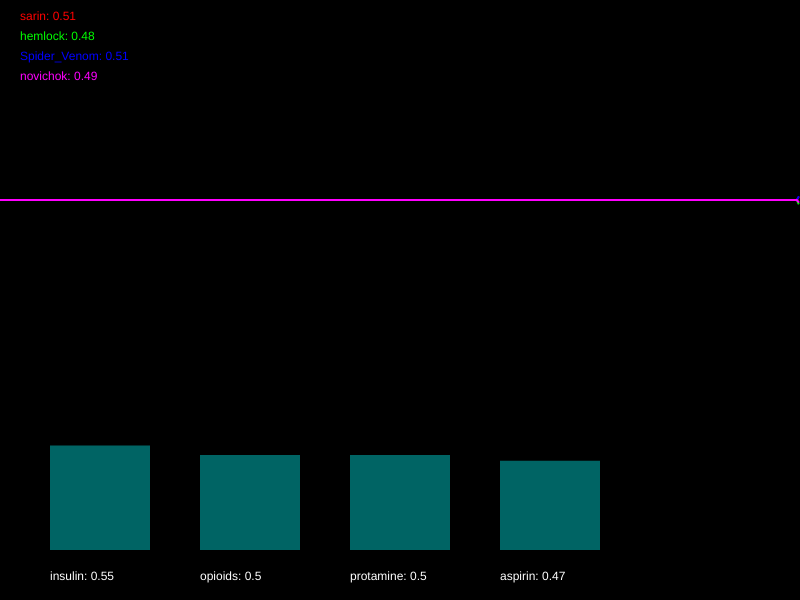
Frame 1 (no input)
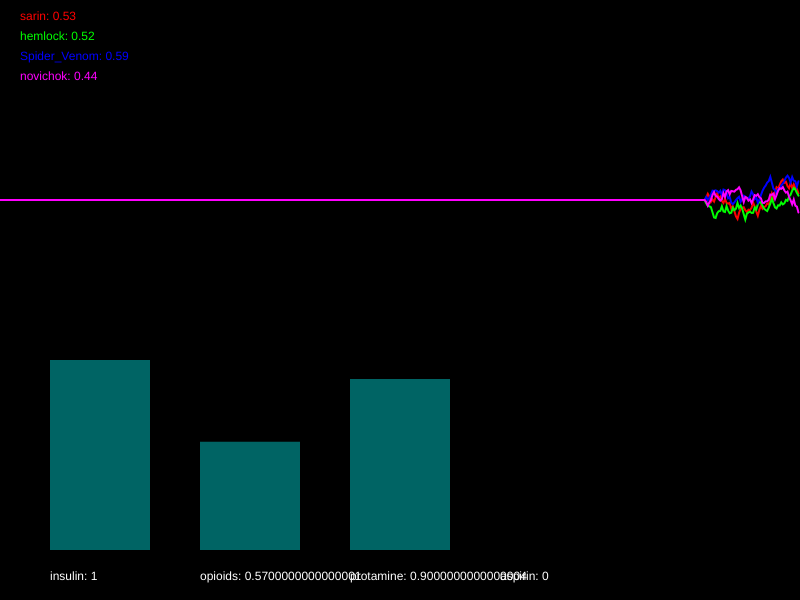
Frame 60 (no input)
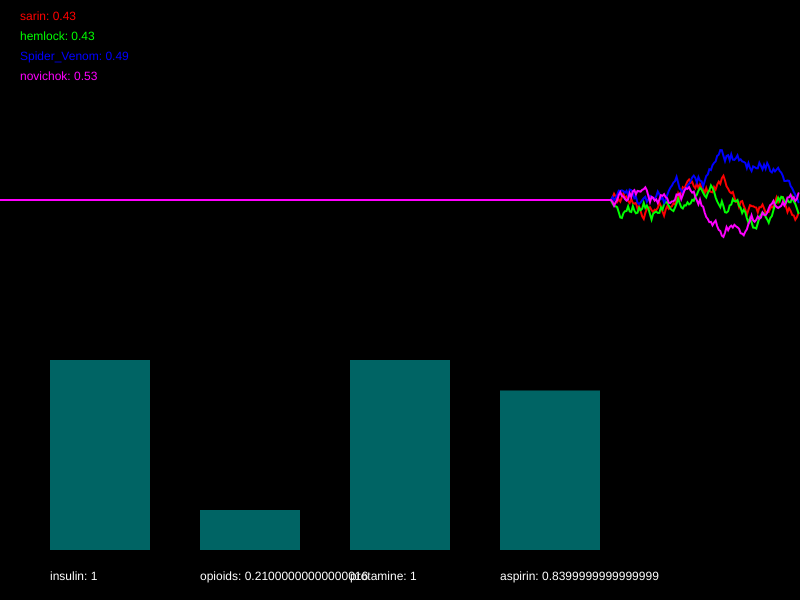
Frame 120 (the mouse pressed at the canvas centre since frame 60)

The p5.js sketch that drew these frames (run headless with seeded random() and noise() and a simulated clock; from frame 60 on, the mouse is pressed at the canvas centre):

// p5.js sketch
// ── sketch.js
/*

Officer: 3977425
CaseNum: 401-1-87323129-3977425

Case 401 - The Case of Norbert's Weiner Stand
Stage 2 - Toxic Burrito

Norbert is at it again. This time he’s set up a burrito stall and is lacing burritos with his foul toxin. The chaos is spreading. People are dropping like flies and burrito sales have fallen through the floor. To make matters worse it seems Norbert has cottoned on to our methods and has upped the complexity of his poison. You’ll find the antidote harder to develop this time. So kid, head down to the lab and get working.

You must develop the antidote by using conditional statements in the draw loop to do the following:

	- If novichok goes above 0.74 or hemlock goes above 0.54, decrease insulin by 0.05
	- If sarin goes above 0.7 or Spider_Venom goes above 0.26, increment insulin by 0.05
	- If hemlock goes above 0.39 and novichok dips below 0.35, reduce opioids by 0.04
	- If sarin goes above 0.3 and Spider_Venom dips below 0.5, increase opioids by 0.01
	- If sarin dips below 0.69 and novichok goes above 0.67, try decreasing protamine by 0.04
	- When hemlock goes above 0.5, raise protamine by 0.05
	- If Spider_Venom dips below 0.64, try decreasing aspirin by 0.03
	- If sarin dips below 0.52 and novichok dips below 0.5, try increasing aspirin by 0.05


Your conditional statements should consider the following poisons:

	- sarin
	- hemlock
	- Spider_Venom
	- novichok


Your conditional statements should modify the following antidotes:

	- insulin
	- opioids
	- protamine
	- aspirin


- There are many ways to complete this task but you should only use the following commands and operators:

	if(){}
	>
	<
	&&
	||
	+=
	-=

*/

//Declare the poison variables
var sarin;
var hemlock;
var Spider_Venom;
var novichok;


//Declare the antidote variables
var insulin;
var opioids;
var protamine;
var aspirin;


//This variable is used for drawing the graph
var graphs;


function setup()
{

	createCanvas(800,600);
	strokeWeight(2);

	//initialise the poisons and antidotes
	sarin = 0.5;
	hemlock = 0.5;
	Spider_Venom = 0.5;
	novichok = 0.5;
	insulin = 0.5;
	opioids = 0.5;
	protamine = 0.5;
	aspirin = 0.5;


	//fills the graph with empty values
	graphs = [];

	for(var i = 0; i < 4; i++)
	{
		graphs.push([]);
		for(var j = 0; j < 512; j++)
		{
			graphs[i].push(0.5);
		}
	}

}

function draw()
{

	//Develop the antidote below
	//Write conditional statements to change the amount of each substance ...

	
	if (novichok > 0.74 || hemlock > 0.54) {
		insulin -= 0.05;
	}

	if (sarin > 0.7 || Spider_Venom > 0.26) {
		insulin += 0.05;
	}

	if (hemlock > 0.39 && novichok < 0.35) {
		opioids -= 0.04;
	}

	if (sarin > 0.3 && Spider_Venom < 0.5) {
		opioids += 0.01;
	}

	if (sarin < 0.69 && novichok > 0.67) {
		protamine -= 0.04;
	}

	if (hemlock > 0.5) {
		protamine += 0.05;
	}

	if (Spider_Venom < 0.64) {
		aspirin -= 0.03;
	}

	if (sarin < 0.52 && novichok < 0.5) {
		aspirin += 0.05;
	}

	//////////////////////////////////////////////////////

	//the code below generates new values using random numbers

	/*
		For testing, you might want to temporarily comment out
		these lines and set the same variables to constant values
		instead.
	*/

	sarin = nextValue(graphs[0],sarin);
	hemlock = nextValue(graphs[1],hemlock);
	Spider_Venom = nextValue(graphs[2],Spider_Venom);
	novichok = nextValue(graphs[3],novichok);


	insulin = constrain(insulin, 0, 1);
	opioids = constrain(opioids, 0, 1);
	protamine = constrain(protamine, 0, 1);
	aspirin = constrain(aspirin, 0, 1);


	///////// DO NOT CHANGE THE CODE BELOW ///////////

	//drawing code

	// set background
	background(0);
	noFill();

	//draw the graphs for the vitals
	var colors = [
	color(255, 0, 0),
	color(0, 255, 0),
	color(0, 0, 255),
	color(255, 0, 255),
	color(255, 255, 0),
	color(0, 255, 255)
	];

	for(var i = 0; i < graphs.length; i++)
	{
		stroke(colors[i]);
		drawGraph(graphs[i]);
	}

	//draw the poisons as text
	noStroke();
	fill(colors[0]);
	text('sarin: ' + nf(sarin,1,2), 20,20);
	fill(colors[1]);
	text('hemlock: ' + nf(hemlock,1,2), 20,40);
	fill(colors[2]);
	text('Spider_Venom: ' + nf(Spider_Venom,1,2), 20,60);
	fill(colors[3]);
	text('novichok: ' + nf(novichok,1,2), 20,80);


	//draw the antidotes bar chart
	drawBar(insulin,50,'insulin');
	drawBar(opioids,200,'opioids');
	drawBar(protamine,350,'protamine');
	drawBar(aspirin,500,'aspirin');


}

function nextValue(graph, val)
{
	//gets the next value for a vital and puts it in an array for drawing
	var delta = random(-0.03,0.03);

	val += delta;
	if(val > 1 || val < 0)
	{
		delta *= -1;
		val += delta * 2;
	}

	graph.push(val)
	graph.shift();
	return val;
}

function drawGraph(graph)
{
	//draws an array as a graph
	beginShape();
	for(var i = 0; i < graph.length; i++)
	{
			vertex(width * i/512, height * 0.5 - graph[i]* height/3)
	}
	endShape();
}


function drawBar(val, x, name)
{
	//draws the bars for bar chart
    noStroke();
    fill(0,100,100);
	var mh = height * 0.4 - 50;
	rect(x,(height - 50) - val*mh, 100, val*mh);
    fill(255);
	text(name + ": " + val, x, height - 20);
}
